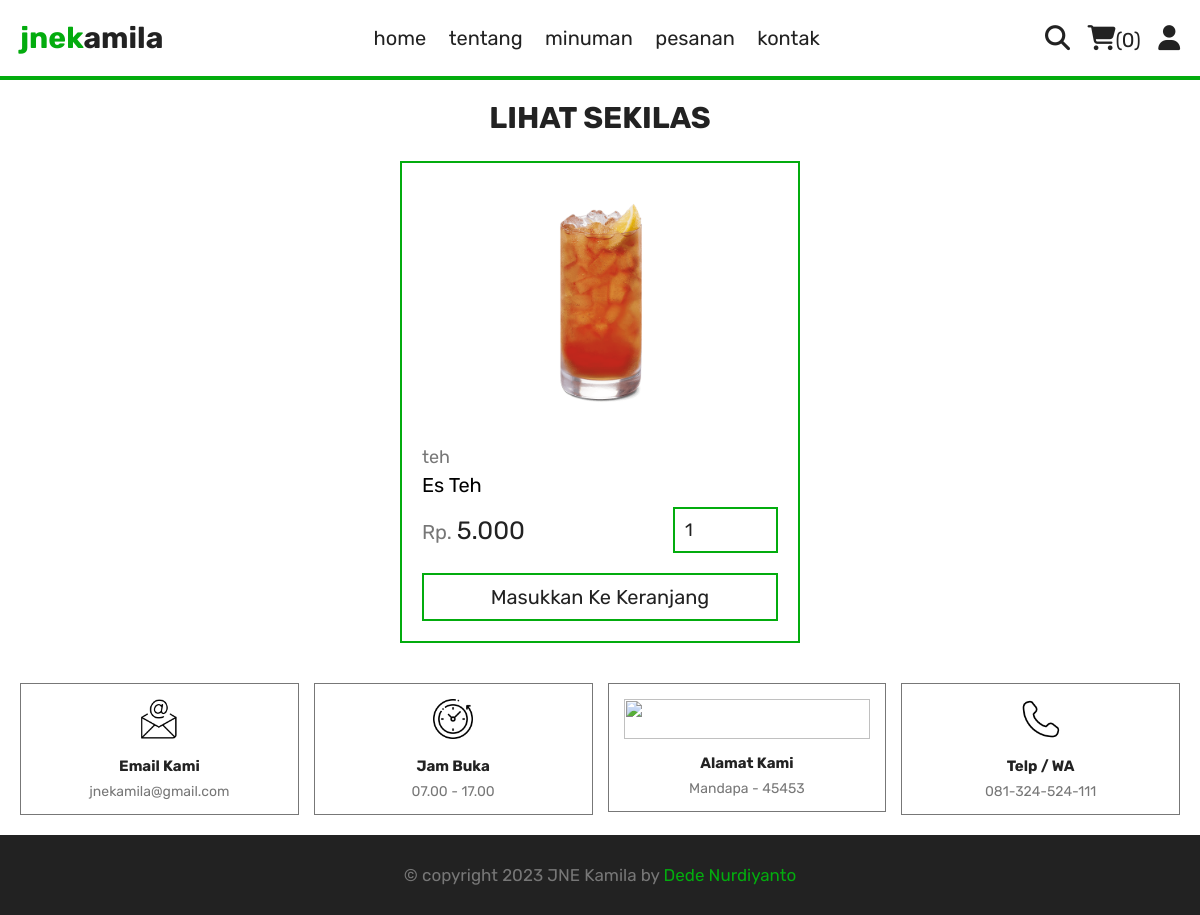
The page /quick_view.php?pid=8 on the database its author committed.
### tables this page shows
CREATE TABLE `products` (
  `id` int(100) NOT NULL,
  `name` varchar(100) NOT NULL,
  `category` varchar(100) NOT NULL,
  `price` int(10) NOT NULL,
  `image` varchar(100) NOT NULL
);

### quick_view.php (the view, shortened to what this page needs)
<?php
include 'components/connect.php';
?>
<!DOCTYPE html>
<html lang="en">
<head>
   <link rel="stylesheet" href="https://cdnjs.cloudflare.com/ajax/libs/font-awesome/6.1.1/css/all.min.css">
   <link rel="stylesheet" href="css/style.css">
</head>
<body>
<?php include 'components/user_header.php'; ?>
<section class="quick-view">
   <h1 class="title">lihat sekilas</h1>
   <?php
      $pid = $_GET['pid'];
      $select_products = $conn->prepare("SELECT * FROM `products` WHERE id = ?");
      $select_products->execute([$pid]);
      if($select_products->rowCount() > 0){
         while($fetch_products = $select_products->fetch(PDO::FETCH_ASSOC)){
   ?>
   <form action="" method="post" class="box">
      <img src="uploaded_img/<?= $fetch_products['image']; ?>" alt="">
      <a href="category.php?category=<?= $fetch_products['category']; ?>" class="cat"><?= $fetch_products['category']; ?></a>
      <div class="name"><?= $fetch_products['name']; ?></div>
      <div class="flex">
         <div class="price"><span>Rp. </span><?= number_format($fetch_products['price'],0,',','.'); ?></div>
         <input type="number" name="qty" class="qty" min="1" max="9999" value="1" maxlength="4">
      </div>
      <button type="submit" name="add_to_cart" class="cart-btn">Masukkan ke keranjang</button>
   </form>
   <?php
         }
      }else{
         echo '<p class="empty">belum ada produk yang ditambahkan!</p>';
      }
   ?>
</section>
<?php include 'components/footer.php'; ?>
</body>
</html>

### css/style.css (style rules this page uses)
:root { --primary: #03AC0E; --secondary: #7ddc1f; --yellow: #fed330; --red: #FF0000; --white: #fff; --black: #222; --light-color: #777; --border: .2rem solid var(--primary); --border-header: .4rem solid var(--primary); --border-footer: .1rem solid var(--light-color); --border-edit: .2rem solid var(--yellow); --border-times: .2rem solid var(--red); }
* { font-family: 'Rubik', sans-serif; margin: 0; padding: 0; box-sizing: border-box; outline: none; border: none; text-decoration: none; }
html { font-size: 62.5%; overflow-x: hidden; scroll-behavior: smooth; stop-opacity: 7rem; }
section { margin: 0 auto; max-width: 1200px; padding: 2rem; }
.title { text-align: center; margin-bottom: 2.5rem; font-size: 3rem; color: var(--black); text-transform: uppercase; text-decoration: none; text-underline-offset: 1rem; }
.quick-view form { max-width: 40rem; padding: 2rem; border: var(--border); position: relative; margin: 0 auto; }
.quick-view form img { height: 25rem; width: 100%; object-fit: contain; margin-bottom: 1rem; }
.quick-view form .cat { font-size: 1.8rem; color: var(--light-color); }
.quick-view form .name { font-size: 2rem; margin: .5rem 0; }
.quick-view form .flex { display: flex; justify-content: space-between; align-items: center; gap: 1.5rem; margin: 1rem 0; }
.quick-view form .flex .price { font-size: 2.5rem; color: var(--black); }
.quick-view form .flex .price span { font-size: 2rem; color: var(--light-color); }
.quick-view form .flex .qty { border: var(--border); padding: 1rem; font-size: 1.8rem; color: var(--black); }
.quick-view form .cart-btn { width: 100%; padding: 1rem 3rem; text-align: center; border: var(--border); font-size: 2rem; color: var(--black); cursor: pointer; text-transform: capitalize; background: none; margin-top: 1rem; }

### rows shown on the page
products: image (picture), category "teh", name "Es Teh", price "5.000"

### other values the page prints
$total_cart_items "0"
